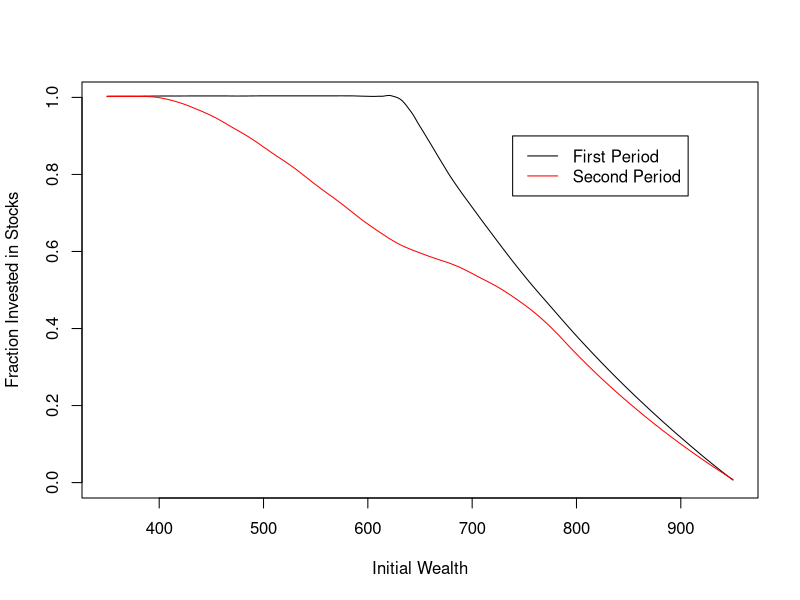

Here is the R script that generated this plot:
#Given vectors X,Y such that X is increasing and Y = g(X), returns a discretized function approximating g
approximate = function(X,Y){
	return(Vectorize(function(x){
		i = max(c(which(X < x),1))
 		return(Y[i]) #Could also do an average of Y[i] and Y[i+1], or linear interpolation	
	}))
}

#Given current wealth w, return from safe and risky assets, and value function V, computes expected utility from any given alpha
#Assumes that p is a probability vector of the same length as r, and s and w are scalars
expectedUtility = function(w,s,r,p,V){
 	return(Vectorize(function(alpha){
 		 return(sum(V((alpha*r+(1-alpha)*s)*w)*p))
 	}))	
}

s = 1  #return from safe asset
r = .6 + c(0:10)/10  #possible returns from risky asset
p = rep(1/length(r),length(r)) #p[i] is probability of return r[i]

a = 0.02; b= 650;
N = 250
W = b+6*rep(-N:N)/(a*N)   #Different levels of wealth, in a range relevant to U


#U for plot 1
U = Vectorize(function(x){return(1/(1+exp(-a*(x-b))))})   #Utility of wealth function

#U for plot 2
U = Vectorize(function(x){return(sqrt(x/b)/2)})

#Target of 650
#U = Vectorize(function(x){if(x>=650) return(1); return(0)})

T = 2

V = matrix(0,nrow = T+1,ncol=length(W)) #V[t+1,i] gives value of having W[i] dollars with t periods remaining
Alpha = matrix(0,nrow = T+1,ncol=length(W)) #Alpha[t+1,i] gives optimal portfolio wit W[i] dollars and t periods remaining
V[1,] = U(W)
for(t in 1:T){
	for(i in 1:length(W)){
		EU = expectedUtility(W[i],s,r,p,approximate(W,V[t,]))(c(0:N)/N)  #Taking this approach because the optimize function works poorly for locally flat functions
		V[t+1,i] = max(EU)
		Alpha[t+1,i] = which(EU==max(EU))[1]/N
		#soln = optimize(expectedUtility(W[i],s,r,p,approximate(W,V[t,])),interval=c(0,1),maximum=TRUE)
		#Alpha[t+1,i] = soln$maximum  #What is optimal alpha, given t remaining periods and wealth level W[i]?
		#V[t+1,i] = soln$objective #What is expected value, given t remaining periods and wealth level W[i]?
	}
}
#filled.contour(V,x = c(0:T),y=W,xlab='Time Remaining',ylab='Wealth')


#Two period model -- compare alpha in first period to average alpha in second period
AlphaSecondPdAvg = rep(0,length(W))  #AlphaSecondPdAvg[i] gives average alpha in second period, when investor has W[i] with two periods to go and behaves optimally
alphafn = approximate(W,Alpha[2,])  #alphafn(w) says what alpha to choose given wealth of w and one period remaining
for(i in 1:length(W)){
	AlphaSecondPdAvg[i] = sum(alphafn((Alpha[3,i]*r+(1-Alpha[3,i])*s)*W[i])*p)  #Alpha[3,i] is optimal alpha, given wealth W[i] with two periods remaining
}

plot(NULL,xlab='Initial Wealth',xlim=c(W[1],W[length(W)]),ylab='Fraction Invested in Stocks',ylim=c(0,1))
lines(W,predict(loess(Alpha[3,]~W,span=0.1)),col='black')
lines(W,predict(loess(AlphaSecondPdAvg~W,span=0.1)),col='red')
legend(x=W[N*1.3],y=0.9,legend = c('First Period','Second Period'),col=c('black','red'),lty=c(1,1))
#lines(W,Alpha[3,],col='black')
#lines(W,AlphaSecondPdAvg,col='red')

#s = 1.1
#r = c(0.8,1.2,1.65)
#p = rep(1/3,3)


#points(W,Alpha[3,])
#points(W,AlphaSecondPdAvg,pch='x')

#plot(NULL,xlab='Initial Wealth',xlim=c(W[1],W[length(W)]),ylab='Fraction Invested in Stocks',ylim=c(0,1))
#lines(W,predict(loess(Alpha[3,]~W,span=0.1)),col='black')
#lines(W,predict(loess(AlphaSecondPdAvg~W,span=0.1)),col='red')
#legend(x=W[N*0.7],y=0.9,legend = c('First Period','Second Period'),col=c('black','red'),lty=c(1,1))


	
	
